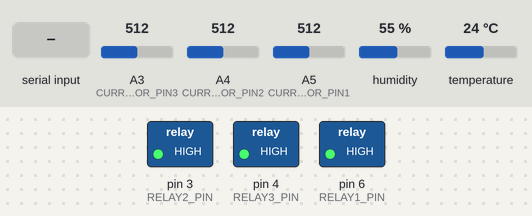
A program run on a simulated Arduino Uno, built with avr-gcc and run on an emulated ATmega328P. On the bench: switched loads named in the program (green lamp = pin HIGH). The inputs (shaded band) are chosen by the test bench; at power-on: A3 (CURRENT_SENSOR_PIN3) = 512, A4 (CURRENT_SENSOR_PIN2) = 512, A5 (CURRENT_SENSOR_PIN1) = 512, humidity 55 %, temperature 24 °C. What the program prints to the serial monitor is not drawn.

Above: at 1.2 s.
1.3 s: "O" received over Serial
At 3.2 s:
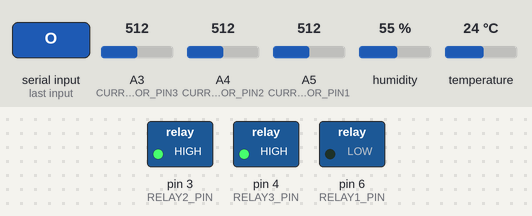
3.5 s: "A" received over Serial
At 4.8 s:
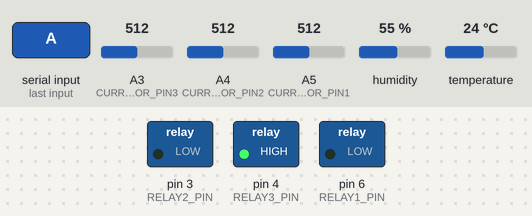
5.6 s: "F" received over Serial
At 7.3 s:
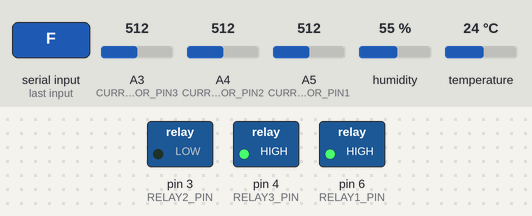
7.6 s: "C" received over Serial
At 8.8 s:
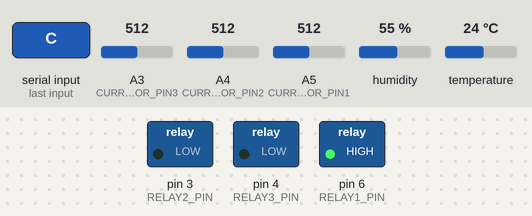
9.7 s: "B" received over Serial
At 11.3 s:
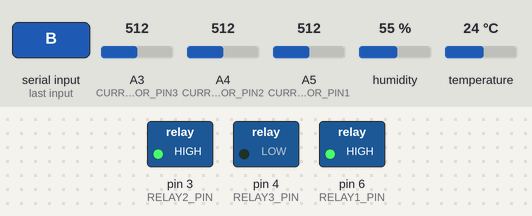
11.8 s: "D" received over Serial
At 12.7 s:
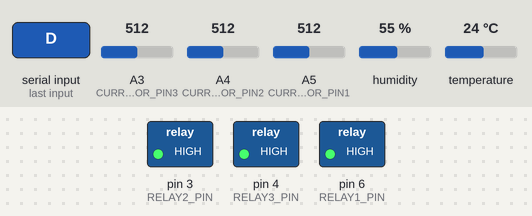
Timing chart, 0 to 14.8 s (numbered marks = the images above; inputs shaded):
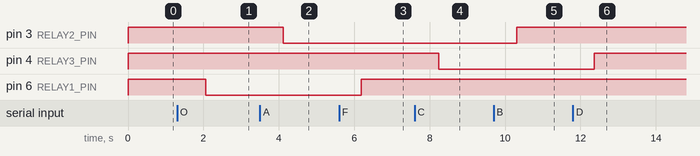

The program:

main.cpp
```cpp
#include <Arduino.h>
#include <Adafruit_Sensor.h>
#include "DHT.h"

#define DHTTYPE DHT11    // DHT 11
const int DHTPIN = 2;    // GPIO pin for DHT11 sensor
const int RELAY1_PIN = 6; // GPIO pin for Relay 1 (Bulb)
const int RELAY2_PIN = 3; // GPIO pin for Relay 2 (Socket)
const int RELAY3_PIN = 4; // GPIO pin for Relay 3 (Fan)
const int CURRENT_SENSOR_PIN1 = A5; // GPIO pin for Current Sensor 1 (bulb)
const int CURRENT_SENSOR_PIN2 = A4; // GPIO pin for Current Sensor 2 (socket)
const int CURRENT_SENSOR_PIN3 = A3; // GPIO pin for Current Sensor 3 (fan)
const int MOTION_SENSOR_PIN = 5; // GPIO pin for Motion Sensor
const int LIGHT_SENSOR_PIN = A0; // GPIO pin for Light Sensor

DHT dht(DHTPIN, DHTTYPE);

void setup() {
  pinMode(RELAY1_PIN, OUTPUT);
  pinMode(RELAY2_PIN, OUTPUT);
  pinMode(RELAY3_PIN, OUTPUT);
  pinMode(MOTION_SENSOR_PIN, INPUT);
  pinMode(LIGHT_SENSOR_PIN, INPUT);
  Serial.begin(9600);
  dht.begin();
  digitalWrite(RELAY1_PIN, HIGH); // Ensure relay 1 is off initially
  digitalWrite(RELAY2_PIN, HIGH); // Ensure relay 2 is off initially
  digitalWrite(RELAY3_PIN, HIGH); // Ensure relay 3 is off initially
}

void loop() {
  if (Serial.available() > 0) {
    char command = Serial.read();
    if (command == 'O') { // Command to turn relay 1 ON
      digitalWrite(RELAY1_PIN, LOW); // Turn on relay 1
      Serial.println("Relay 1 ON");
    } else if (command == 'F') { // Command to turn relay 1 OFF
      digitalWrite(RELAY1_PIN, HIGH); // Turn off relay 1
      Serial.println("Relay 1 OFF");
    } else if (command == 'A') { // Command to turn relay 2 ON
      digitalWrite(RELAY2_PIN, LOW); // Turn on relay 2
      Serial.println("Relay 2 ON");
    } else if (command == 'B') { // Command to turn relay 2 OFF
      digitalWrite(RELAY2_PIN, HIGH); // Turn off relay 2
      Serial.println("Relay 2 OFF");
    } else if (command == 'C') { // Command to turn relay 3 ON
      digitalWrite(RELAY3_PIN, LOW); // Turn on relay 3
      Serial.println("Relay 3 ON");
    } else if (command == 'D') { // Command to turn relay 3 OFF
      digitalWrite(RELAY3_PIN, HIGH); // Turn off relay 3
      Serial.println("Relay 3 OFF");
    }
  }

  // Read current sensor values
  int sensorValue1 = analogRead(CURRENT_SENSOR_PIN1);
  float voltage1 = sensorValue1 * (5.0 / 1023.0); // Convert to voltage
  float current1 = (voltage1 - 2.5) / 0.066; // Convert voltage to current for ACS712-5A sensor

  int sensorValue2 = analogRead(CURRENT_SENSOR_PIN2);
  float voltage2 = sensorValue2 * (5.0 / 1023.0);
  float current2 = (voltage2 - 2.5) / 0.066;

  int sensorValue3 = analogRead(CURRENT_SENSOR_PIN3);
  float voltage3 = sensorValue3 * (5.0 / 1023.0);
  float current3 = (voltage3 - 2.5) / 0.066;

  // Read temperature and humidity
  float humidity = dht.readHumidity();
  float tempC = dht.readTemperature();
  float tempF = dht.readTemperature(true);

  // Check if any reads failed and exit early (to try again).
  if (isnan(humidity) || isnan(tempC) || isnan(tempF)) {
    Serial.println("Failed to read from DHT sensor!");
    return;
  }

  // Send data to serial for Arduino IoT Cloud
  Serial.print("current1 ");
  Serial.println(current1);
  Serial.print("current2 ");
  Serial.println(current2);
  Serial.print("current3 ");
  Serial.println(current3);
  Serial.print("humidity ");
  Serial.println(humidity);
  Serial.print("temperatureC ");
  Serial.println(tempC);
  Serial.print("temperatureF ");
  Serial.println(tempF);

  delay(2000); // Wait a few seconds between measurements
}


// #include <Arduino.h>
// #include <Adafruit_Sensor.h>
// #include "DHT.h"

// #define DHTTYPE DHT11    // DHT 11
// const int DHTPIN = 2;    // GPIO pin for DHT11 sensor
// const int RELAY1_PIN = 6; // GPIO pin for Relay 1
// const int RELAY2_PIN = 3; // GPIO pin for Relay 2
// const int RELAY3_PIN = 4; // GPIO pin for Relay 3
// const int CURRENT_SENSOR_PIN1 = A5; // GPIO pin for Current Sensor 1 (bulb)
// const int CURRENT_SENSOR_PIN2 = A4; // GPIO pin for Current Sensor 2 (socket)
// const int CURRENT_SENSOR_PIN3 = A3; // GPIO pin for Current Sensor 3 (fan)

// DHT dht(DHTPIN, DHTTYPE);

// void setup() {
//   pinMode(RELAY1_PIN, OUTPUT);
//   pinMode(RELAY2_PIN, OUTPUT);
//   pinMode(RELAY3_PIN, OUTPUT);
//   Serial.begin(9600);
//   dht.begin();
//   digitalWrite(RELAY1_PIN, HIGH); // Ensure relay 1 is off initially
//   digitalWrite(RELAY2_PIN, HIGH); // Ensure relay 2 is off initially
//   digitalWrite(RELAY3_PIN, HIGH); // Ensure relay 3 is off initially
// }

// void loop() {
//   if (Serial.available() > 0) {
//     char command = Serial.read();
//     if (command == 'O') { // Command to turn relay 1 ON
//       digitalWrite(RELAY1_PIN, LOW); // Turn on relay 1
//       Serial.println("Relay 1 ON");
//     } else if (command == 'F') { // Command to turn relay 1 OFF
//       digitalWrite(RELAY1_PIN, HIGH); // Turn off relay 1
//       Serial.println("Relay 1 OFF");
//     } else if (command == 'A') { // Command to turn relay 2 ON
//       digitalWrite(RELAY2_PIN, LOW); // Turn on relay 2
//       Serial.println("Relay 2 ON");
//     } else if (command == 'B') { // Command to turn relay 2 OFF
//       digitalWrite(RELAY2_PIN, HIGH); // Turn off relay 2
//       Serial.println("Relay 2 OFF");
//     } else if (command == 'C') { // Command to turn relay 3 ON
//       digitalWrite(RELAY3_PIN, LOW); // Turn on relay 3
//       Serial.println("Relay 3 ON");
//     } else if (command == 'D') { // Command to turn relay 3 OFF
//       digitalWrite(RELAY3_PIN, HIGH); // Turn off relay 3
//       Serial.println("Relay 3 OFF");
//     }
//   }

//   // Read current sensor values
//   int sensorValue1 = analogRead(CURRENT_SENSOR_PIN1);
//   float voltage1 = sensorValue1 * (5.0 / 1023.0); // Convert to voltage
//   float current1 = (voltage1 - 2.5) / 0.066; // Convert voltage to current for ACS712-5A sensor

//   int sensorValue2 = analogRead(CURRENT_SENSOR_PIN2);
//   float voltage2 = sensorValue2 * (5.0 / 1023.0);
//   float current2 = (voltage2 - 2.5) / 0.066;

//   int sensorValue3 = analogRead(CURRENT_SENSOR_PIN3);
//   float voltage3 = sensorValue3 * (5.0 / 1023.0);
//   float current3 = (voltage3 - 2.5) / 0.066;

//   // Read temperature and humidity
//   float humidity = dht.readHumidity();
//   float tempC = dht.readTemperature();
//   float tempF = dht.readTemperature(true);

//   // Check if any reads failed and exit early (to try again).
//   if (isnan(humidity) || isnan(tempC) || isnan(tempF)) {
//     Serial.println("Failed to read from DHT sensor!");
//     return;
//   }

//   // Send data to serial for Arduino IoT Cloud
//   Serial.print("current1 ");
//   Serial.println(current1);
//   Serial.print("current2 ");
//   Serial.println(current2);
//   Serial.print("current3 ");
//   Serial.println(current3);
//   Serial.print("humidity ");
//   Serial.println(humidity);
//   Serial.print("temperatureC ");
//   Serial.println(tempC);
//   Serial.print("temperatureF ");
//   Serial.println(tempF);

//   delay(2000); // Wait a few seconds between measurements
// }


// // #include <Arduino.h>
// // #include <Adafruit_Sensor.h>
// // #include "DHT.h"

// // const int RELAY1_PIN = 6; // GPIO pin for Relay 1
// // const int RELAY2_PIN = 3; // GPIO pin for Relay 2
// // const int RELAY3_PIN = 4; // GPIO pin for Relay 3
// // const int CURRENT_SENSOR_PIN1 = A5; // GPIO pin for Current Sensor 1 (bulb)
// // const int CURRENT_SENSOR_PIN2 = A4; // GPIO pin for Current Sensor 2 (socket)
// // const int CURRENT_SENSOR_PIN3 = A3; // GPIO pin for Current Sensor 3 (fan)

// // void setup() {
// //   pinMode(RELAY1_PIN, OUTPUT);
// //   pinMode(RELAY2_PIN, OUTPUT);
// //   pinMode(RELAY3_PIN, OUTPUT);
// //   Serial.begin(9600);
// //   digitalWrite(RELAY1_PIN, HIGH); // Ensure relay 1 is off initially
// //   digitalWrite(RELAY2_PIN, HIGH); // Ensure relay 2 is off initially
// //   digitalWrite(RELAY3_PIN, HIGH); // Ensure relay 3 is off initially
// // }

// // void loop() {
// //   if (Serial.available() > 0) {
// //     char command = Serial.read();
// //     if (command == 'O') { // Command to turn relay 1 ON
// //       digitalWrite(RELAY1_PIN, LOW); // Turn on relay 1
// //       Serial.println("Relay 1 ON");
// //     } else if (command == 'F') { // Command to turn relay 1 OFF
// //       digitalWrite(RELAY1_PIN, HIGH); // Turn off relay 1
// //       Serial.println("Relay 1 OFF");
// //     } else if (command == 'A') { // Command to turn relay 2 ON
// //       digitalWrite(RELAY2_PIN, LOW); // Turn on relay 2
// //       Serial.println("Relay 2 ON");
// //     } else if (command == 'B') { // Command to turn relay 2 OFF
// //       digitalWrite(RELAY2_PIN, HIGH); // Turn off relay 2
// //       Serial.println("Relay 2 OFF");
// //     } else if (command == 'C') { // Command to turn relay 3 ON
// //       digitalWrite(RELAY3_PIN, LOW); // Turn on relay 3
// //       Serial.println("Relay 3 ON");
// //     } else if (command == 'D') { // Command to turn relay 3 OFF
// //       digitalWrite(RELAY3_PIN, HIGH); // Turn off relay 3
// //       Serial.println("Relay 3 OFF");
// //     }
// //   }

// //   // Read current sensor values
// //   int sensorValue1 = analogRead(CURRENT_SENSOR_PIN1);
// //   float voltage1 = sensorValue1 * (5.0 / 1023.0); // Convert to voltage
// //   float current1 = (voltage1 - 2.5) / 0.066; // Convert voltage to current for ACS712-5A sensor

// //   int sensorValue2 = analogRead(CURRENT_SENSOR_PIN2);
// //   float voltage2 = sensorValue2 * (5.0 / 1023.0);
// //   float current2 = (voltage2 - 2.5) / 0.066;

// //   int sensorValue3 = analogRead(CURRENT_SENSOR_PIN3);
// //   float voltage3 = sensorValue3 * (5.0 / 1023.0);
// //   float current3 = (voltage3 - 2.5) / 0.066;

// //   // Send data to serial for Arduino IoT Cloud
// //   Serial.print("current1 ");
// //   Serial.println(current1);
// //   Serial.print("current2 ");
// //   Serial.println(current2);
// //   Serial.print("current3 ");
// //   Serial.println(current3);

// //   delay(2000); // Wait a few seconds between measurements
// // }


// // #define DHTTYPE DHT11    // DHT 11
// // const int DHTPIN = 2;       // GPIO pin for DHT11 sensor
// // const int RELAY1_PIN = 6; // GPIO pin for Relay 1
// // const int RELAY2_PIN = 3; // GPIO pin for Relay 2
// // const int RELAY3_PIN = 4; // GPIO pin for Relay 3

// // DHT dht(DHTPIN, DHTTYPE);

// // void setup() {
// //   pinMode(RELAY1_PIN, OUTPUT);
// //   pinMode(RELAY2_PIN, OUTPUT);
// //   pinMode(RELAY3_PIN, OUTPUT);
// //   Serial.begin(9600);
// //   dht.begin();
// //   digitalWrite(RELAY1_PIN, HIGH); // Ensure relay 1 is off initially
// //   digitalWrite(RELAY2_PIN, HIGH); // Ensure relay 2 is off initially
// //   digitalWrite(RELAY3_PIN, HIGH); // Ensure relay 3 is off initially
// // }

// // void loop() {
// //   if (Serial.available() > 0) {
// //     char command = Serial.read();
// //     if (command == 'O') { // Command to turn relay 1 ON
// //       digitalWrite(RELAY1_PIN, LOW); // Turn on relay 1
// //       Serial.println("Relay 1 ON");
// //     } else if (command == 'F') { // Command to turn relay 1 OFF
// //       digitalWrite(RELAY1_PIN, HIGH); // Turn off relay 1
// //       Serial.println("Relay 1 OFF");
// //     } else if (command == 'A') { // Command to turn relay 2 ON
// //       digitalWrite(RELAY2_PIN, LOW); // Turn on relay 2
// //       Serial.println("Relay 2 ON");
// //     } else if (command == 'B') { // Command to turn relay 2 OFF
// //       digitalWrite(RELAY2_PIN, HIGH); // Turn off relay 2
// //       Serial.println("Relay 2 OFF");
// //     } else if (command == 'C') { // Command to turn relay 3 ON
// //       digitalWrite(RELAY3_PIN, LOW); // Turn on relay 3
// //       Serial.println("Relay 3 ON");
// //     } else if (command == 'D') { // Command to turn relay 3 OFF
// //       digitalWrite(RELAY3_PIN, HIGH); // Turn off relay 3
// //       Serial.println("Relay 3 OFF");
// //     }
// //   }

// //   // Read temperature and humidity
// //   float humidity = dht.readHumidity();
// //   float tempC = dht.readTemperature();
// //   float tempF = dht.readTemperature(true);

// //   // Check if any reads failed and exit early (to try again).
// //   if (isnan(humidity) || isnan(tempC) || isnan(tempF)) {
// //     Serial.println("Failed to read from DHT sensor!");
// //     return;
// //   }

// //   // Print the readings to the Serial Monitor
// //   // Serial.print("Humidity: ");
// //   // Serial.print(humidity);
// //   // Serial.print(" %\t");
// //   // Serial.print("Temperature: ");
// //   // Serial.print(tempC);
// //   // Serial.print(" *C ");
// //   // Serial.print(tempF);
// //   // Serial.println(" *F");

// //   // Send data to serial for Arduino IoT Cloud
// //   Serial.print("humidity ");
// //   Serial.println(humidity);
// //   Serial.print("temperatureC ");
// //   Serial.println(tempC);
// //   Serial.print("temperatureF ");
// //   Serial.println(tempF);

// //   delay(2000); // Wait a few seconds between measurements
// // }
```

Measured:
- after the input at 1.3 s, pin 6 (RELAY1_PIN): HIGH → LOW after 0.76 s
- after the input at 3.5 s, pin 3 (RELAY2_PIN): HIGH → LOW after 0.62 s
- after the input at 5.6 s, pin 6 (RELAY1_PIN): LOW → HIGH after 0.58 s
- after the input at 7.6 s, pin 4 (RELAY3_PIN): HIGH → LOW after 0.65 s
- after the input at 9.7 s, pin 3 (RELAY2_PIN): LOW → HIGH after 0.61 s
- after the input at 11.8 s, pin 4 (RELAY3_PIN): LOW → HIGH after 0.57 s
